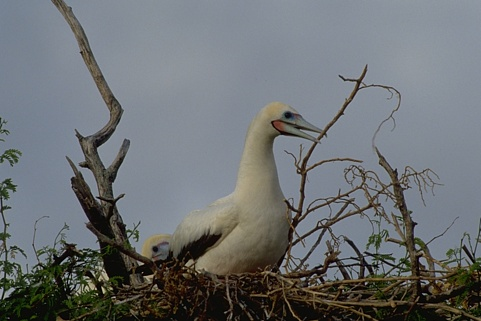
%> input picture COV Computer Vision/{COV} Resources for Coursework 5/training_images/im1.jpg, 481 x 321 px
$ octave --eval "result = segment_image_mask90(imread('training_images/im1.jpg'));"   (GNU Octave 9; MATLAB toolbox functions it lacks are replaced by stand-ins)
%> lines starting %> are read from the running program, lines starting %| are printed output that depends on the picture
function [seg] = segment_image_mask90(I)
I=im2gray(I);
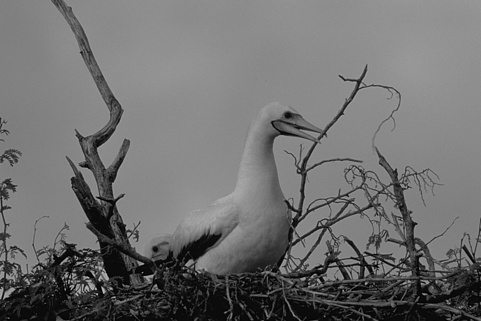
%> I: size 321x481 uint8; min 0, max 192, mean 111.6
Idiffv=I(1:end-1,:)-I(2:end,:);
figure(10), subplot(2,2,1), imagesc(Idiffv), title('Idiffv');
Idiffh=I(:,1:end-1)-I(:,2:end);
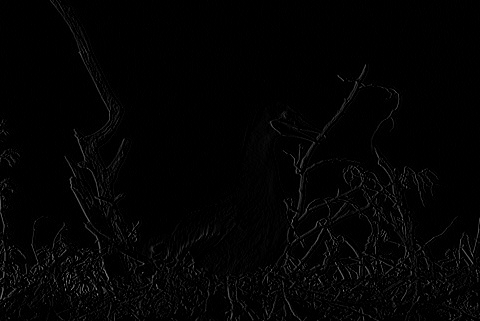
%> Idiffh: size 321x480 uint8; min 0, max 149, mean 3.4
figure(10), subplot(2,2,2), imagesc(Idiffh), title('Idiffh');
Idiff= sqrt(Idiffh(1:end-1,:).^2+Idiffv(:,1:end-1).^2);
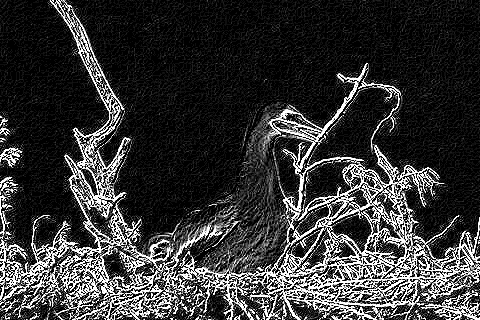
%> Idiff: size 320x480 double; min 0, max 15.97, mean 3.42; drawn with min black and max white
subplot(2,2,3), imagesc(Idiff); colormap('gray'); colorbar, title('Idiff');

bw=im2bw(Idiff,0.075);
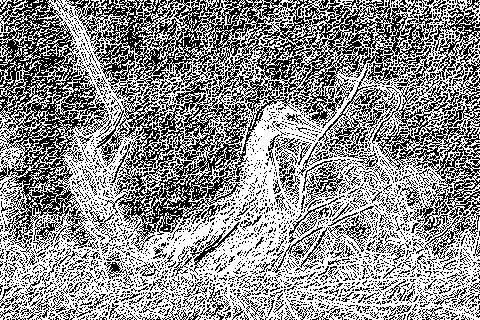
%> bw: size 320x480 logical; 55.9% white; black in thin lines or dots
figure(11), clf, imagesc(bw); colormap('gray'); colorbar

Idiffy=conv2(I,[-1;1],'valid');
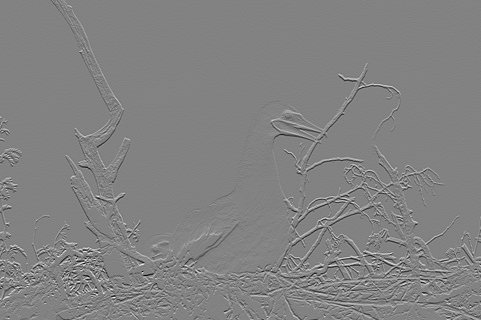
%> Idiffy: size 320x481 double; min -148, max 142, mean 0.4; drawn with min black and max white
figure(12), subplot(2,2,1), imagesc(Idiffy); colormap('gray'); colorbar;
Idiffx=conv2(I,[-1,1],'valid');
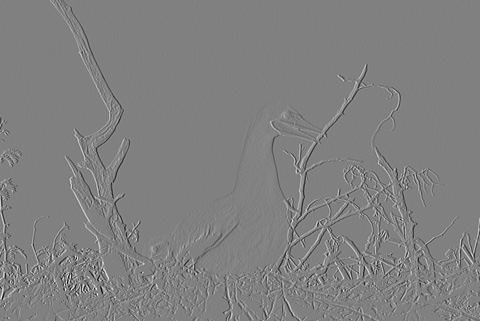
%> Idiffx: size 321x480 double; min -152, max 149, mean 0; drawn with min black and max white
figure(12), subplot(2,2,2), imagesc(Idiffx); colormap('gray'); colorbar;

laplacian=[-0.125,-0.125,-0.125;-0.125,1,-0.125;-0.125,-0.125,-0.125];
Ialap=conv2(I,laplacian,'same');
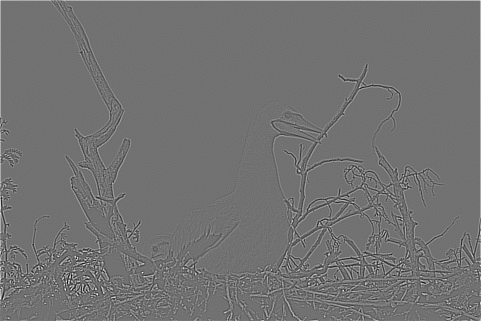
%> Ialap: size 321x481 double; min -96.38, max 119, mean 0.4; drawn with min black and max white
%Iclap=conv2(Ic,laplacian,'same');
subplot(2,2,3), imagesc(Ialap), colormap('gray'); colorbar
%> (the run ends here)

$ run again, on COV Computer Vision/{COV} Resources for Coursework 5/training_images/im10.jpg
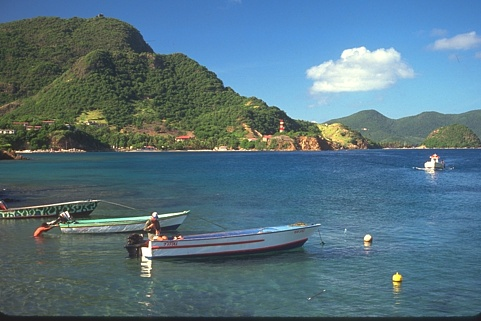
%> input picture COV Computer Vision/{COV} Resources for Coursework 5/training_images/im10.jpg, 481 x 321 px
%> in segment_image_mask90, `bw=im2bw(Idiff,0.075);`:
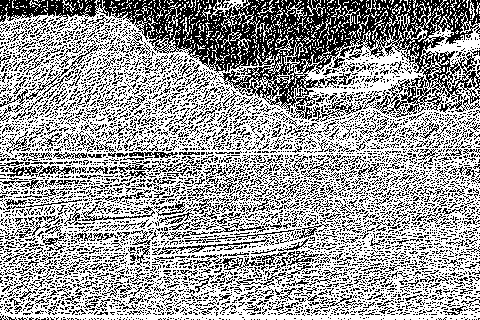
%> bw: size 320x480 logical; 61.7% white; black in thin lines or dots
%> in segment_image_mask90, `Ialap=conv2(I,laplacian,'same');`:
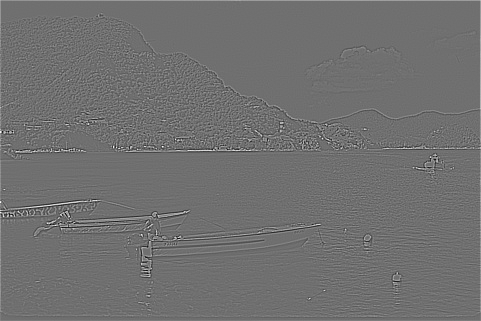
%> Ialap: size 321x481 double; min -111.5, max 142.2, mean 0.3; drawn with min black and max white

$ run again, on COV Computer Vision/{COV} Resources for Coursework 5/training_images/im12.jpg
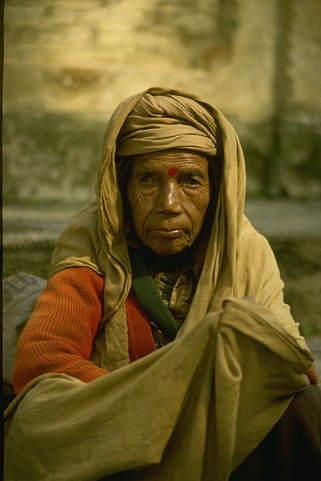
%> input picture COV Computer Vision/{COV} Resources for Coursework 5/training_images/im12.jpg, 321 x 481 px
%> bw: size 480x320 logical; 63.7% white; black in thin lines or dots
%> in segment_image_mask90, `Ialap=conv2(I,laplacian,'same');`:
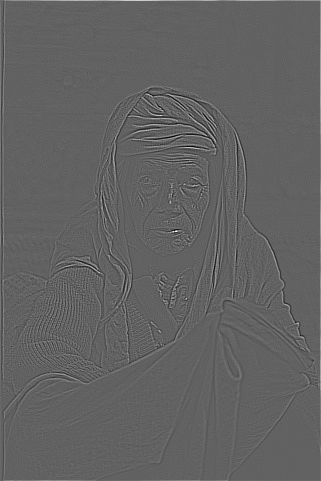
%> Ialap: size 481x321 double; min -64.38, max 102.9, mean 0.2; drawn with min black and max white
